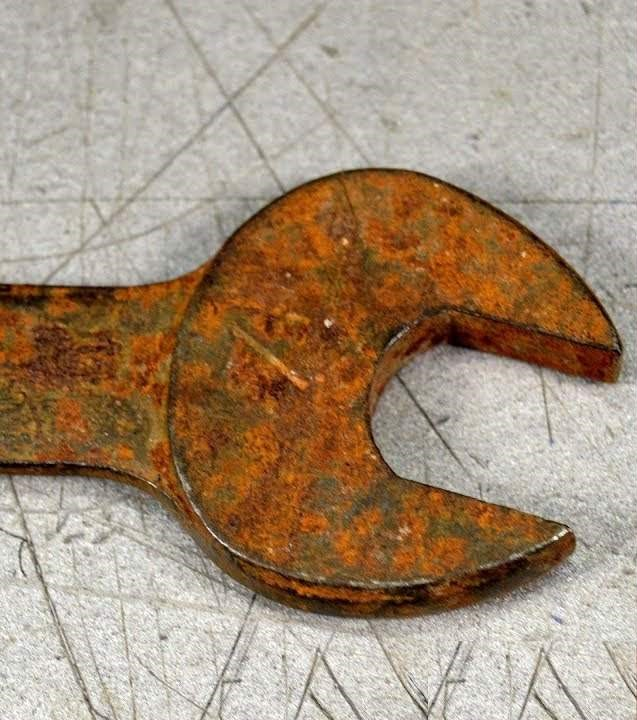
#> input picture level_2_introduction/part-1/pixels_llave.jpeg, 637 x 720 px, found by its file name
$ python 3_pixels_2.py
#> lines starting #> are read from the running program, lines starting #| are printed output that depends on the picture
import cv2
import numpy as np


# Se obtiene la ruta del archivo actual
llave_1 = cv2.imread(
    "/level_2_introduction/part-1/pixels_llave.jpeg"
)  # Se lee la imagen a color
#> llave_1 is the input picture: shape (720, 637, 3); mean B, G, R 123, 144.6, 165.8
llave_2 = cv2.imread(
    "/level_2_introduction/part-1/pixels_llave_oxidada.jpeg"
)  # Se lee la imagen a color
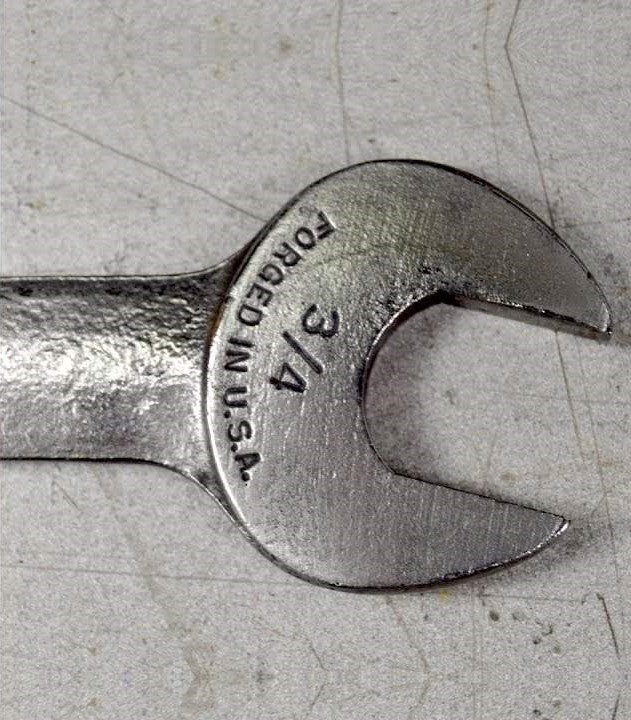
#> input picture level_2_introduction/part-1/pixels_llave_oxidada.jpeg, 631 x 720 px, found by its file name
#> llave_2 is the input picture: shape (720, 631, 3); mean B, G, R 150.7, 153.5, 157.2
alto, largo, canales = llave_1.shape  # Se obtienen las dimensiones de la imagen
#> alto = 720; largo = 637; canales = 3

# Se recorre la imagen
candado1 = llave_1[0:alto, 0 : int(largo / 2)]
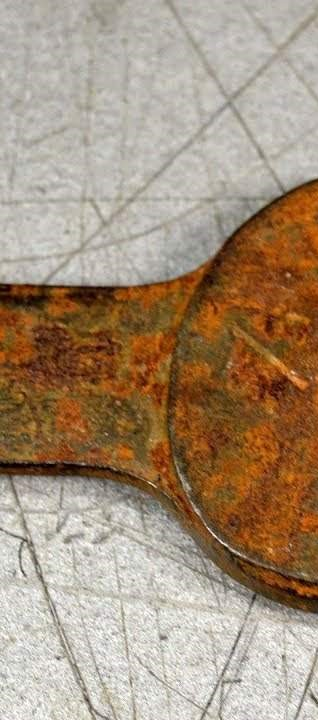
#> candado1: shape (720, 318, 3); mean B, G, R 122.7, 144.9, 166.1
candado2 = cv2.resize(llave_2[0:alto, int(largo / 2) :], (candado1.shape[1], alto))
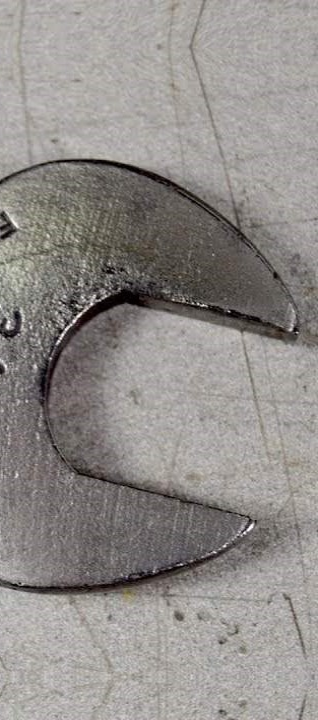
#> candado2: shape (720, 318, 3); mean B, G, R 138, 140.9, 145

# Unir las dos imágenes
imagen_unida = np.zeros((int(alto), int(largo), int(canales)), np.uint8)
imagen_unida[0:alto, 0 : int(largo / 2)] = candado1
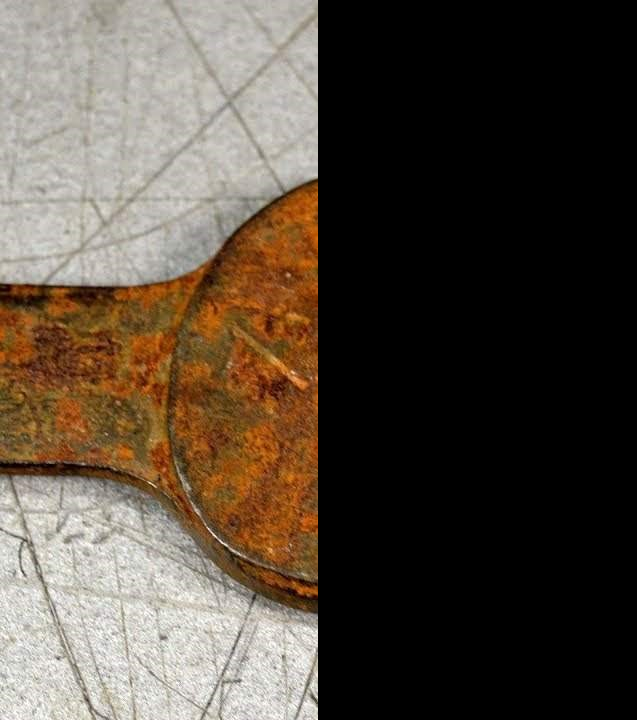
#> imagen_unida: shape (720, 637, 3); mean B, G, R 61.2, 72.3, 82.9
imagen_unida[0:alto, int(largo / 2) : int(largo / 2) + candado2.shape[1]] = candado2
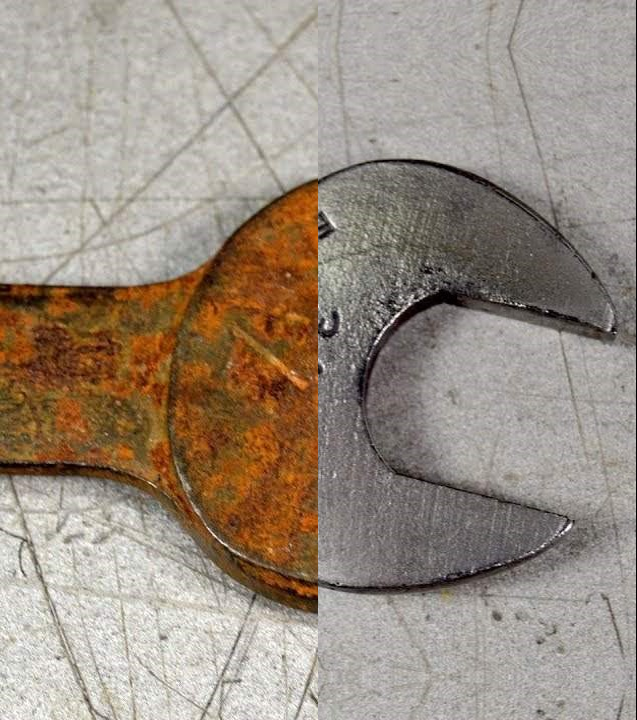
#> imagen_unida: shape (720, 637, 3); mean B, G, R 130.1, 142.7, 155.3

cv2.namedWindow("candado", cv2.WINDOW_NORMAL)
cv2.imshow("candado", imagen_unida)  # Se muestra la imagen
cv2.waitKey()  # Se espera a que se presione una tecla
